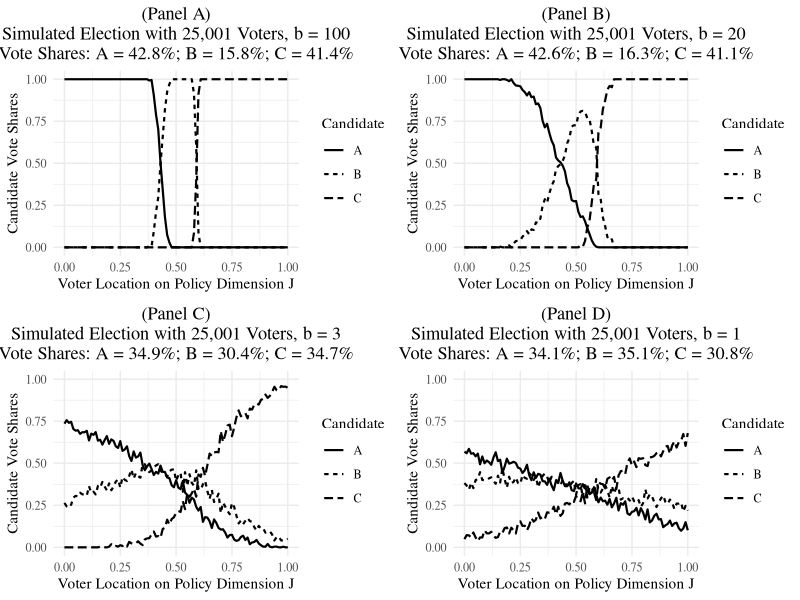

Reproduce this figure in R.

# Simulating a Behavioral Model of the Vote
# -----------------------------------------
library(dplyr)
library(foreach)
library(ggplot2)
library(gridExtra)

# Create "a spatial model of policy voting, in which
# the positions of both voters and candidates are randomly
# generated from uniformdistributions on the interval
# [0,1]" and where voters' nonpolicy motivations are
# captured by a random variable independently generated
# from a type 1 extreme value distribution (Adams 1997, 1254).

# Generate Data Frame with Simulated Data
x <- sample(seq(0,1,.01),replace=T,size=25001)
k <- c(.39,.47,.71)
df <- data.frame(voter=rep(1:25001,len=length(x)*3),
                 cand=rep(c('A','B','C'),len=length(x)*3),
                 ideal_voter=rep(x,len=length(x)*3),
                 ideal_cand=rep(k,len=length(x)*3),
                 noise=exp(-exp(-rnorm(length(x)*3,sd=sqrt(0.7),
                                       mean=0.6))) ) %>% 
  mutate(utility1=-100*((ideal_voter-ideal_cand)^2) + noise, # Vary level of policy
         utility2=-20*((ideal_voter-ideal_cand)^2) + noise,  # Salience
         utility3=-3*((ideal_voter-ideal_cand)^2) + noise,
         utility4=-1*((ideal_voter-ideal_cand)^2) + noise)

## Create variable for whether voter i cast her ballot in favor of 
## candidate k.
new_df <- foreach(i=unique(df$voter),.combine='rbind') %do% {
  new <- df %>% filter(voter==i)
  new$voted1 <- 0
  new$voted1[new$utility1==max(new$utility1)] <- 1
  new$voted2 <- 0
  new$voted2[new$utility2==max(new$utility2)] <- 1
  new$voted3 <- 0
  new$voted3[new$utility3==max(new$utility3)] <- 1
  new$voted4 <- 0
  new$voted4[new$utility4==max(new$utility4)] <- 1
  new
}

# Visualize results
new_df %>% group_by(cand) %>%
  summarize(vote_share=mean(voted1)) # Plug in vote share results in fig. title
g1 <- new_df %>% group_by(ideal_voter,cand) %>%
  summarize(vote_share=mean(voted1)) %>%
  mutate(Candidate=cand) %>%
  ggplot(aes(ideal_voter,vote_share,linetype=Candidate)) +
  geom_line(size=.75) + 
  labs(x='Voter Location on Policy Dimension J',
       y='Candidate Vote Shares',
       title='(Panel A)\nSimulated Election with 25,001 Voters, b = 100\nVote Shares: A = 42.8%; B = 15.8%; C = 41.4%') +
  theme_minimal() +
  theme(text=element_text(family='serif'),
        plot.title = element_text(hjust=0.5)) + 
  ylim(c(0,1))
new_df %>% group_by(cand) %>%
  summarize(vote_share=mean(voted2))
g2 <- new_df %>% group_by(ideal_voter,cand) %>%
  summarize(vote_share=mean(voted2)) %>%
  mutate(Candidate=cand) %>%
  ggplot(aes(ideal_voter,vote_share,linetype=Candidate)) +
  geom_line(size=.75) + 
  labs(x='Voter Location on Policy Dimension J',
       y='Candidate Vote Shares',
       title='(Panel B)\nSimulated Election with 25,001 Voters, b = 20\nVote Shares: A = 42.6%; B = 16.3%; C = 41.1%') +
  theme_minimal() +
  theme(text=element_text(family='serif'),
        plot.title = element_text(hjust=0.5)) + 
  ylim(c(0,1))
new_df %>% group_by(cand) %>%
  summarize(vote_share=mean(voted3))
g3 <- new_df %>% group_by(ideal_voter,cand) %>%
  summarize(vote_share=mean(voted3)) %>%
  mutate(Candidate=cand) %>%
  ggplot(aes(ideal_voter,vote_share,linetype=Candidate)) +
  geom_line(size=.75) + 
  labs(x='Voter Location on Policy Dimension J',
       y='Candidate Vote Shares',
       title='(Panel C)\nSimulated Election with 25,001 Voters, b = 3\nVote Shares: A = 34.9%; B = 30.4%; C = 34.7%') +
  theme_minimal() +
  theme(text=element_text(family='serif'),
        plot.title = element_text(hjust=0.5)) + 
  ylim(c(0,1))
new_df %>% group_by(cand) %>%
  summarize(vote_share=mean(voted4))
g4 <- new_df %>% group_by(ideal_voter,cand) %>%
  summarize(vote_share=mean(voted4)) %>%
  mutate(Candidate=cand) %>%
  ggplot(aes(ideal_voter,vote_share,linetype=Candidate)) +
  geom_line(size=.75) + 
  labs(x='Voter Location on Policy Dimension J',
       y='Candidate Vote Shares',
       title='(Panel D)\nSimulated Election with 25,001 Voters, b = 1\nVote Shares: A = 34.1%; B = 35.1%; C = 30.8%') +
  theme_minimal() +
  theme(text=element_text(family='serif'),
        plot.title = element_text(hjust=0.5)) + 
  ylim(c(0,1))
grid.arrange(g1,g2,g3,g4)

